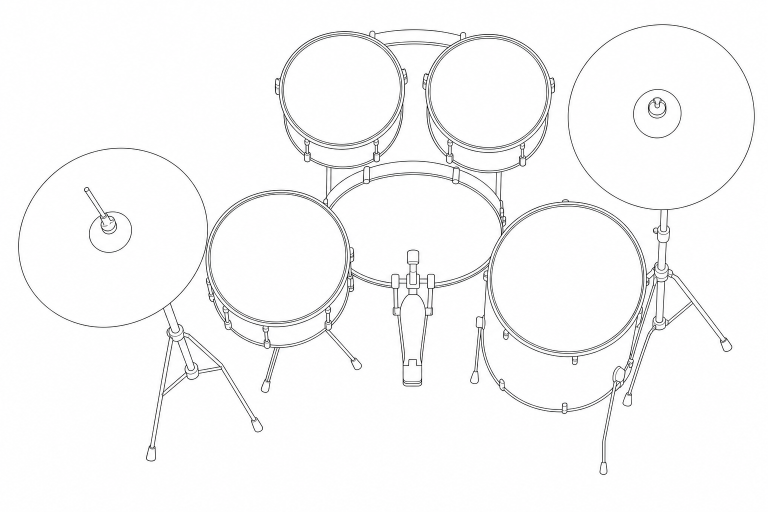
#> input picture art/drum-kit.png, 1536 x 1024 px (shown at 1/2 size); its folder holds 2 pictures in this run
$ python split.py
#> lines starting #> are read from the running program, lines starting #| are printed output that depends on the picture; after the words box and inside, x2 and y2 are one past the last pixel; in counts of white or black regions, pixels touching at a corner belong together
"""
Splits the drum-kit line art into one SVG per moving part plus a static base, so the
page can animate each part as its own compositor layer (no masks, no copies).

    python3 -I art/split.py          # needs numpy, Pillow and the potrace CLI

Reads art/drum-kit.png (the source drawing) and each .piece's geometry from index.html
(--x/--y/--rx/--ry/--angle/--depth, fractions of the drawing). Every pixel gets one owner:

  * Parts are painted back to front, later ones winning: cymbals, the (static) kick and its
    pedal's beater and footboard, then each drum's static hoop, rim and body (shell + lugs)
    and its moving head (the skin, inside the hoop).
  * Where a drum body covers a cymbal, the cymbal keeps the pixels on its own edge line
    (a tight band around its fit, which matches the drawn edge to about a pixel), so its
    edge moves whole while the drum's hoop lines, a few px away, stay with the drum.

Each part is then traced separately with potrace. Parts overlap by one pixel so they meet
seamlessly at rest. Writes src/features/drum-kit/art/*.svg and the <img> layers between the
kit-art markers in index.html, then checks the parts redraw the source (coverage test) and
saves art/split-check.png with each part in its own colour.
"""

import re
import subprocess
import sys
import tempfile
from pathlib import Path

import numpy as np
from PIL import Image

ROOT = Path(__file__).resolve().parent.parent
SOURCE = ROOT / 'art' / 'drum-kit.png'
HTML = ROOT / 'index.html'
OUT = ROOT / 'src' / 'features' / 'drum-kit' / 'art'

INK = 140  # grey level below which a pixel is ink (potrace's -k 0.55)
# How far each part's outermost hoop/edge line reaches beyond its fitted ellipse, in px of
# the source drawing (measured from the radial ink profile around each fit).
RIM = {'snare': 7, 'tom-left': 7, 'tom-right': 6, 'floor-tom': 6, 'kick': 5, 'hihat': 3, 'ride': 2}
# Only a drum's head (the skin, up to its innermost edge ring) moves; its hoop rings, rim
# and lugs stay put, like the real thing. Where each head's region ends, in px from the
# fit (the radial profile shows the innermost ring at about -4 px on the toms, -6 on the
# floor tom and -3 on the snare, with the hoop rings outside it).
HEAD = {'snare': -2, 'tom-left': -2.75, 'tom-right': -2.5, 'floor-tom': -3.5}
# The kick is all static: its drawn head isn't a true ellipse (the ring wanders a few px
# around it and other drums hide parts of it), and on a real kit you see the pedal move,
# not the bass drum head. Its hit is the beater and footboard.
STATIC_DRUMS = {'kick'}
# Lugs and hardware stick out past a drum's rim; its static body reaches this much further.
LUGS = 10
# Half-width of a cymbal's edge line around its fit (px). The fits sit within about 1 px
# of the drawn edge, and the nearest drum hoop line is 3 px out, so this stays clear of it.
EDGE = 1.5
# The pedal, as fractions of the drawing: the whole pedal (static), the beater (pivots at
# its hub, the box's bottom) and the footboard (pivots at its heel, the box's bottom).
PEDAL = (0.505, 0.478, 0.568, 0.76)
BEATER = (0.522, 0.478, 0.551, 0.548)
FOOTBOARD = (0.521, 0.5615, 0.555, 0.754)
POTRACE = ['-s', '-k', '0.55', '--turdsize', '15', '--alphamax', '1.0', '--opttolerance', '0.3', '--flat']


def pieces():
    """Each .piece's geometry from index.html, in DOM (back to front) order."""
    html = HTML.read_text()
    found = []
    for tag in re.findall(r'<(?:a|button)[^>]*class="piece[^"]*"[^>]*>', html):
        name = re.search(r'data-sound="([^"]+)"', tag).group(1)
        style = re.search(r'style="([^"]+)"', tag).group(1)
        vars_ = dict(
            (key.strip(), value.strip())
            for key, value in (part.split(':', 1) for part in style.split(';') if ':' in part)
        )
        number = lambda key, default=0.0: float(vars_.get(key, str(default)).replace('deg', '').replace('px', ''))
        found.append({
            'name': name,
            'cymbal': 'cymbal' in tag,
            'x': number('--x'), 'y': number('--y'), 'rx': number('--rx'), 'ry': number('--ry'),
            'angle': number('--angle'), 'depth': number('--depth'),
        })
    return found


# [16 lines left out: functions potrace, render, not called in this run]


def trace(image, w, h):
    """Where a trace of the whole greyscale image draws ink."""
    return render(potrace(image), w, h)


def main():
    gray = np.array(Image.open(SOURCE).convert('L'))
    H, W = gray.shape
#> H = 1024; W = 1536
    ink = gray < INK
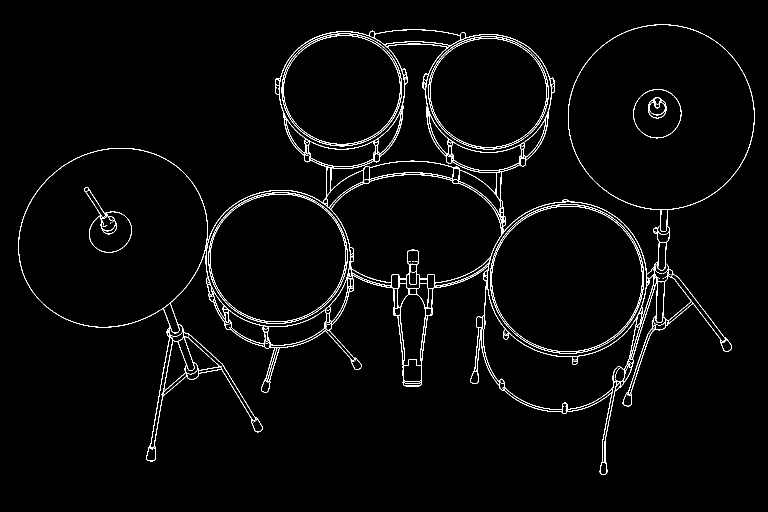
#> ink: shape (1024, 1536) bool (shown at 1/2 size); 2.3% white in thin lines or dots, all inside (x1, y1, x2, y2) = (36, 49, 1509, 950)
    Y, X = np.mgrid[0:H, 0:W].astype(np.float32)

    # [8 lines left out: function ellipse_offset, not called in this run]

    def box(b):
        x0, y0, x1, y1 = b
        return (X >= x0 * W) & (X < x1 * W) & (Y >= y0 * H) & (Y < y1 * H)

    BASE, STATIC = 0, -1
    parts = ['base']
    owner = np.zeros((H, W), np.int16)
    edges = {}   # cymbal part id -> pixels on its own edge line
    statics = {}  # static body id per drum, to know who covered what

    def part(name):
        parts.append(name)
        return len(parts) - 1

    def paint(mask, who):
        owner[mask] = who

    ps = pieces()
    # Back to front: cymbals first, then the kick, then the other drums in DOM order.
    order = [p for p in ps if p['cymbal']] + [p for p in ps if p['name'] == 'kick'] + \
            [p for p in ps if not p['cymbal'] and p['name'] != 'kick']
    for p in order:
        off = ellipse_offset(p)
        rim = RIM[p['name']]
        if p['name'] in STATIC_DRUMS:
            paint(off <= rim, STATIC)
            paint(box(PEDAL), STATIC)
            paint(box(BEATER), part('beater'))
            paint(box(FOOTBOARD), part('footboard'))
            continue
        who = part(p['name'])
        if not p['cymbal']:
            paint(off <= rim, STATIC)  # the hoop and rim are static
        if p['depth'] > 0:
            # Static body: the head plus lugs, the shell and the bottom rim.
            lug = rim + LUGS
            bottom = ellipse_offset(p, p['depth'] * H)
            cx, cy = p['x'] * W, p['y'] * H
            half = p['rx'] * W + lug
            shell = (np.abs(X - cx) <= half) & (Y >= cy) & (Y <= cy + p['depth'] * H)
            body = (off <= lug) | (bottom <= lug) | shell
            paint(body, STATIC)
            statics[who] = body
        head = off <= (rim if p['cymbal'] else HEAD[p['name']])
        paint(head, who)
        if p['cymbal']:
            edges[who] = np.abs(off - 0.5) <= EDGE

    # Cymbals keep their own edge line where a drum's static body covers it.
    for who, edge in edges.items():
        owner[edge & (owner == STATIC)] = who
    owner[owner == STATIC] = BASE

    OUT.mkdir(parents=True, exist_ok=True)
    for old in OUT.glob('*.svg'):
        # The kick's faces come from art/face.py, the portrait layers from split_portrait.py.
        if not old.name.startswith(('face-', 'p-')):
            old.unlink()
    layers = []
    rendered = np.zeros((H, W), bool)
    preview = np.full((H, W, 3), 255, np.uint8)
    colours = [(60, 60, 60), (220, 40, 40), (40, 160, 60), (40, 90, 220), (200, 140, 0),
               (150, 60, 200), (0, 170, 170), (230, 90, 160), (120, 120, 0), (0, 120, 120), (90, 40, 0)]
    for who, name in enumerate(parts):
        mine = owner == who
        # Overlap neighbours by one pixel so parts meet without a seam at rest.
        grown = mine.copy()
        for dy, dx in ((-1, 0), (1, 0), (0, -1), (0, 1), (-1, -1), (-1, 1), (1, -1), (1, 1)):
            grown |= np.roll(np.roll(mine, dy, 0), dx, 1)
        rows, cols = np.nonzero(grown & ink)
        if not len(rows):
            sys.exit(f'part {name} owns no ink: check its geometry')
        y0, y1 = max(rows.min() - 4, 0), min(rows.max() + 5, H)
        x0, x1 = max(cols.min() - 4, 0), min(cols.max() + 5, W)
        crop = np.where(grown, gray, 255)[y0:y1, x0:x1].astype(np.uint8)
        svg = potrace(crop)
        w, h = x1 - x0, y1 - y0
        svg = re.sub(r'<\?xml.*?\?>\s*|<!DOCTYPE.*?>\s*|<metadata>.*?</metadata>\s*', '', svg, flags=re.S)
        svg = re.sub(r'width="[^"]*" height="[^"]*" viewBox="[^"]*"', f'viewBox="0 0 {w} {h}"', svg)
        svg = svg.replace('fill="#000000"', 'fill="#fff"')
        (OUT / f'{name}.svg').write_text(svg)

        # Render the traced part back to check coverage, and colour it for the preview.
        drawn = render(svg, w, h)
        rendered[y0:y1, x0:x1] |= drawn
        preview[y0:y1, x0:x1][drawn] = colours[who % len(colours)]

        layer = {'name': name, 'x0': x0 / W, 'y0': y0 / H, 'w': w / W, 'h': h / H}
        if name == 'beater' or name == 'footboard':
            b = BEATER if name == 'beater' else FOOTBOARD
            ox, oy = (b[0] + b[2]) / 2 * W, b[3] * H
        elif name != 'base':
            p = next(p for p in ps if p['name'] == name)
            ox, oy = p['x'] * W, p['y'] * H
        else:
            ox = oy = None
        if ox is not None:
            layer['ox'], layer['oy'] = (ox - x0) / w, (oy - y0) / h
        layers.append(layer)
        print(f'{name:10s} {w}x{h}px  {len(svg) / 1024:.1f} KB')

    # Coverage test: the parts together must draw what one trace of the whole drawing does
    # (tracing thins hairlines a little, so the raw pixels aren't a fair reference). Lines
    # may shift by up to a pixel between the two traces.
    whole = trace(gray, W, H)
    # [5 lines left out: function grow, not called in this run]
    gone = whole & ~grow(rendered)
    missing = gone.sum() / whole.sum()
    extra = (rendered & ~grow(whole)).sum() / whole.sum()
    preview[gone] = (255, 0, 0)  # anything the parts fail to draw shows up red
    Image.fromarray(preview).save(ROOT / 'art' / 'split-check.png')
    print(f'coverage: parts draw {100 * (1 - missing):.2f}% of the whole trace, {100 * extra:.2f}% extra')
    if missing > 0.005 or extra > 0.005:
        sys.exit('coverage test failed: the parts do not redraw the drawing')

    # The <img> layers, back to front, between the markers in index.html.
    # [6 lines left out: function img, not called in this run]
    block = '\n'.join(img(layer) for layer in layers)
    html = HTML.read_text()
    html, n = re.subn(r'(<!-- kit-art:start -->).*?(\n\s*<!-- kit-art:end -->)',
                      lambda m: m.group(1) + '\n' + block + m.group(2), html, flags=re.S)
    if n != 1:
        sys.exit('index.html needs <!-- kit-art:start --> and <!-- kit-art:end --> markers')
    HTML.write_text(html)


if __name__ == '__main__':
#> (the run stopped early here; a loop or call above may not have finished)
